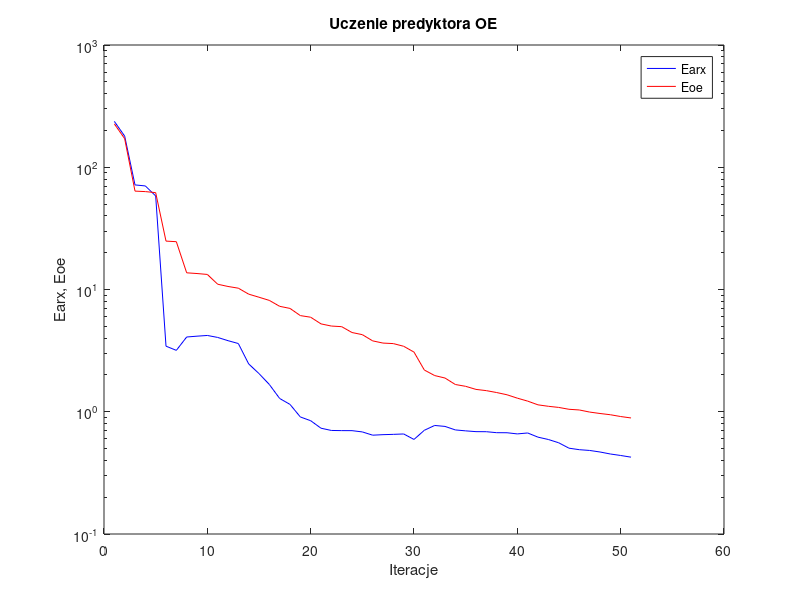
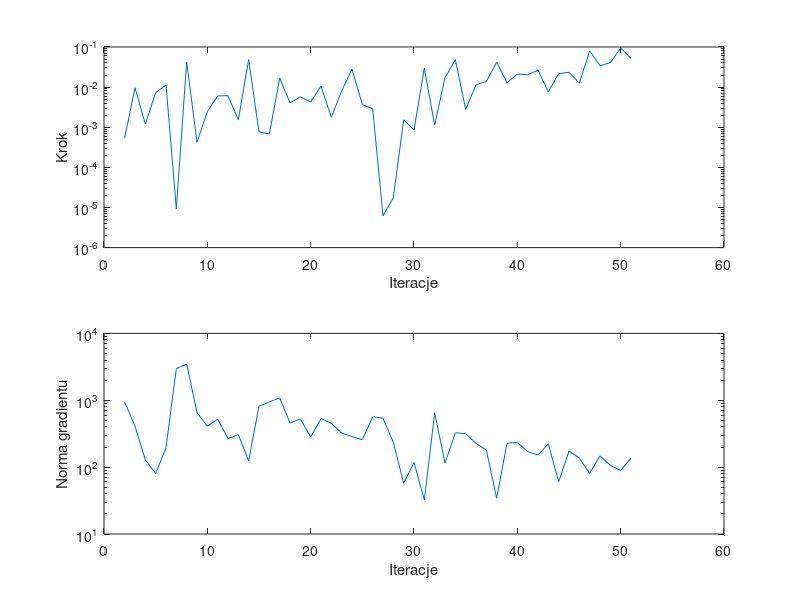

Source code (MATLAB) for these figures, in order:
%uczenie predyktora oe
clear all;
n=0; farx(n+1)=2.372392e+002; foe(n+1)=2.263830e+002; wspucz(n+1)=0.000000e+000; ng(n+1)=0.000000e+000;
%odnowa zmiennej metryki
n=1; farx(n+1)=1.797643e+002; foe(n+1)=1.713677e+002; krok(n+1)=5.322828e-004; ng(n+1)=9.362076e+002;
n=2; farx(n+1)=7.171547e+001; foe(n+1)=6.380522e+001; krok(n+1)=9.636858e-003; ng(n+1)=4.104819e+002;
n=3; farx(n+1)=7.033536e+001; foe(n+1)=6.321342e+001; krok(n+1)=1.198026e-003; ng(n+1)=1.287209e+002;
n=4; farx(n+1)=5.829302e+001; foe(n+1)=6.200347e+001; krok(n+1)=7.314625e-003; ng(n+1)=7.980636e+001;
n=5; farx(n+1)=3.439602e+000; foe(n+1)=2.488359e+001; krok(n+1)=1.127471e-002; ng(n+1)=1.955509e+002;
n=6; farx(n+1)=3.178496e+000; foe(n+1)=2.461035e+001; krok(n+1)=9.318742e-006; ng(n+1)=2.975007e+003;
n=7; farx(n+1)=4.087456e+000; foe(n+1)=1.369361e+001; krok(n+1)=4.235232e-002; ng(n+1)=3.485723e+003;
n=8; farx(n+1)=4.152022e+000; foe(n+1)=1.351062e+001; krok(n+1)=4.220039e-004; ng(n+1)=6.544478e+002;
n=9; farx(n+1)=4.208228e+000; foe(n+1)=1.328056e+001; krok(n+1)=2.469785e-003; ng(n+1)=4.087393e+002;
n=10; farx(n+1)=4.054621e+000; foe(n+1)=1.104685e+001; krok(n+1)=6.019169e-003; ng(n+1)=5.207414e+002;
n=11; farx(n+1)=3.814718e+000; foe(n+1)=1.058774e+001; krok(n+1)=6.130766e-003; ng(n+1)=2.670732e+002;
n=12; farx(n+1)=3.614522e+000; foe(n+1)=1.025236e+001; krok(n+1)=1.529718e-003; ng(n+1)=3.061735e+002;
n=13; farx(n+1)=2.462305e+000; foe(n+1)=9.162743e+000; krok(n+1)=4.852216e-002; ng(n+1)=1.238607e+002;
n=14; farx(n+1)=2.051871e+000; foe(n+1)=8.645522e+000; krok(n+1)=7.663457e-004; ng(n+1)=8.138273e+002;
n=15; farx(n+1)=1.671674e+000; foe(n+1)=8.144060e+000; krok(n+1)=6.767654e-004; ng(n+1)=9.428980e+002;
n=16; farx(n+1)=1.283904e+000; foe(n+1)=7.285255e+000; krok(n+1)=1.672561e-002; ng(n+1)=1.088723e+003;
n=17; farx(n+1)=1.148599e+000; foe(n+1)=7.003684e+000; krok(n+1)=4.046350e-003; ng(n+1)=4.569590e+002;
n=18; farx(n+1)=9.065522e-001; foe(n+1)=6.116531e+000; krok(n+1)=5.711090e-003; ng(n+1)=5.264177e+002;
n=19; farx(n+1)=8.448198e-001; foe(n+1)=5.933795e+000; krok(n+1)=4.267031e-003; ng(n+1)=2.826597e+002;
n=20; farx(n+1)=7.335125e-001; foe(n+1)=5.233003e+000; krok(n+1)=1.054870e-002; ng(n+1)=5.328249e+002;
n=21; farx(n+1)=7.031040e-001; foe(n+1)=5.024627e+000; krok(n+1)=1.772228e-003; ng(n+1)=4.517135e+002;
n=22; farx(n+1)=7.009730e-001; foe(n+1)=4.966328e+000; krok(n+1)=8.099144e-003; ng(n+1)=3.228752e+002;
n=23; farx(n+1)=7.005623e-001; foe(n+1)=4.447553e+000; krok(n+1)=2.803148e-002; ng(n+1)=2.867417e+002;
n=24; farx(n+1)=6.840077e-001; foe(n+1)=4.271904e+000; krok(n+1)=3.660956e-003; ng(n+1)=2.575146e+002;
n=25; farx(n+1)=6.432150e-001; foe(n+1)=3.800263e+000; krok(n+1)=2.883948e-003; ng(n+1)=5.675858e+002;
%odnowa zmiennej metryki
n=26; farx(n+1)=6.494998e-001; foe(n+1)=3.645580e+000; krok(n+1)=6.202616e-006; ng(n+1)=5.408923e+002;
n=27; farx(n+1)=6.532444e-001; foe(n+1)=3.610123e+000; krok(n+1)=1.761549e-005; ng(n+1)=2.336410e+002;
n=28; farx(n+1)=6.581388e-001; foe(n+1)=3.432854e+000; krok(n+1)=1.528320e-003; ng(n+1)=5.765286e+001;
n=29; farx(n+1)=5.937008e-001; foe(n+1)=3.076052e+000; krok(n+1)=8.567570e-004; ng(n+1)=1.176214e+002;
n=30; farx(n+1)=7.053965e-001; foe(n+1)=2.194141e+000; krok(n+1)=2.954351e-002; ng(n+1)=3.230453e+001;
n=31; farx(n+1)=7.724725e-001; foe(n+1)=1.977318e+000; krok(n+1)=1.130223e-003; ng(n+1)=6.487108e+002;
n=32; farx(n+1)=7.587385e-001; foe(n+1)=1.887372e+000; krok(n+1)=1.729712e-002; ng(n+1)=1.148916e+002;
n=33; farx(n+1)=7.102732e-001; foe(n+1)=1.670673e+000; krok(n+1)=4.799811e-002; ng(n+1)=3.265529e+002;
n=34; farx(n+1)=6.978138e-001; foe(n+1)=1.614277e+000; krok(n+1)=2.774090e-003; ng(n+1)=3.157345e+002;
n=35; farx(n+1)=6.875236e-001; foe(n+1)=1.523447e+000; krok(n+1)=1.142380e-002; ng(n+1)=2.265774e+002;
n=36; farx(n+1)=6.867349e-001; foe(n+1)=1.488426e+000; krok(n+1)=1.388291e-002; ng(n+1)=1.809605e+002;
n=37; farx(n+1)=6.741860e-001; foe(n+1)=1.436006e+000; krok(n+1)=4.134280e-002; ng(n+1)=3.428015e+001;
n=38; farx(n+1)=6.734723e-001; foe(n+1)=1.376956e+000; krok(n+1)=1.284535e-002; ng(n+1)=2.267389e+002;
n=39; farx(n+1)=6.588269e-001; foe(n+1)=1.291855e+000; krok(n+1)=2.107682e-002; ng(n+1)=2.342081e+002;
n=40; farx(n+1)=6.705316e-001; foe(n+1)=1.221731e+000; krok(n+1)=2.038894e-002; ng(n+1)=1.704750e+002;
n=41; farx(n+1)=6.196972e-001; foe(n+1)=1.139064e+000; krok(n+1)=2.643052e-002; ng(n+1)=1.512278e+002;
n=42; farx(n+1)=5.931163e-001; foe(n+1)=1.108367e+000; krok(n+1)=7.609550e-003; ng(n+1)=2.235388e+002;
n=43; farx(n+1)=5.576526e-001; foe(n+1)=1.085081e+000; krok(n+1)=2.165649e-002; ng(n+1)=6.045268e+001;
n=44; farx(n+1)=5.034311e-001; foe(n+1)=1.047586e+000; krok(n+1)=2.340953e-002; ng(n+1)=1.742231e+002;
n=45; farx(n+1)=4.894396e-001; foe(n+1)=1.034149e+000; krok(n+1)=1.254988e-002; ng(n+1)=1.362890e+002;
n=46; farx(n+1)=4.824345e-001; foe(n+1)=9.940409e-001; krok(n+1)=8.005809e-002; ng(n+1)=8.054159e+001;
n=47; farx(n+1)=4.686442e-001; foe(n+1)=9.677162e-001; krok(n+1)=3.413297e-002; ng(n+1)=1.475556e+002;
n=48; farx(n+1)=4.513637e-001; foe(n+1)=9.454528e-001; krok(n+1)=4.076532e-002; ng(n+1)=1.064255e+002;
n=49; farx(n+1)=4.388344e-001; foe(n+1)=9.140001e-001; krok(n+1)=9.464413e-002; ng(n+1)=8.898382e+001;
n=50; farx(n+1)=4.252127e-001; foe(n+1)=8.896928e-001; krok(n+1)=5.213103e-002; ng(n+1)=1.359611e+002;

figure; semilogy(farx,'b'); hold on; semilogy(foe,'r'); xlabel('Iteracje'); ylabel('Earx, Eoe'); legend('Earx','Eoe'); title('Uczenie predyktora OE');
figure; subplot(2,1,1); semilogy(krok); xlabel('Iteracje'); ylabel('Krok');
subplot(2,1,2); semilogy(ng); xlabel('Iteracje'); ylabel('Norma gradientu');
Earx=farx(n+1)
Eoe=foe(n+1)
